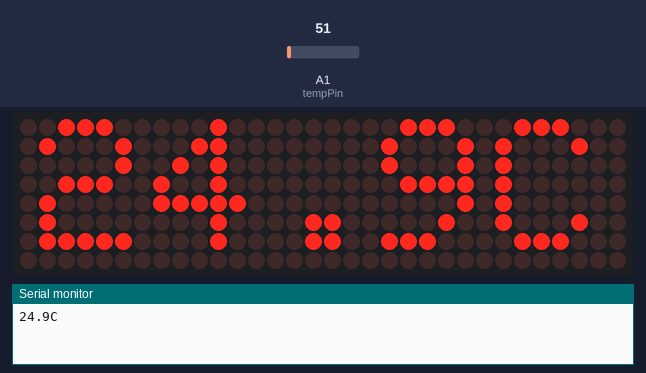
This sketch was run on a simulated Arduino Uno, built with avr-gcc and run on an emulated ATmega328P. Shown: 32×8 LED matrix, the last lines printed to the serial monitor. The test bench sets the inputs (shaded band); at power-on: A1 (tempPin) = 51.

Above: at 3.6 s.
3.7 s: A1 (tempPin) set to 61
At 6.7 s:
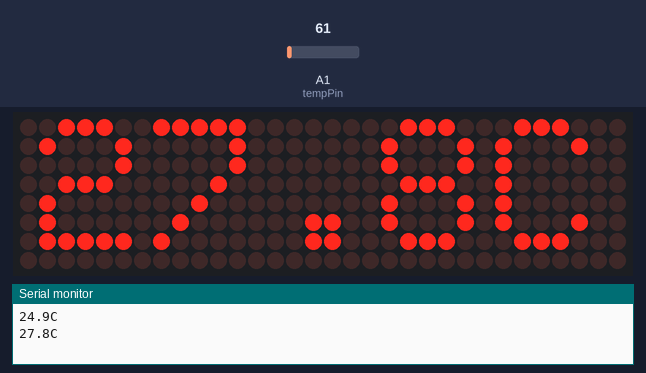
6.9 s: A1 (tempPin) set to 71
At 9.5 s:
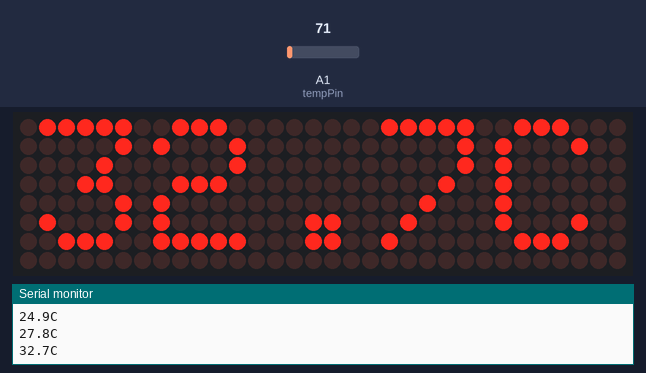
10.1 s: A1 (tempPin) set to 86
At 13.3 s:
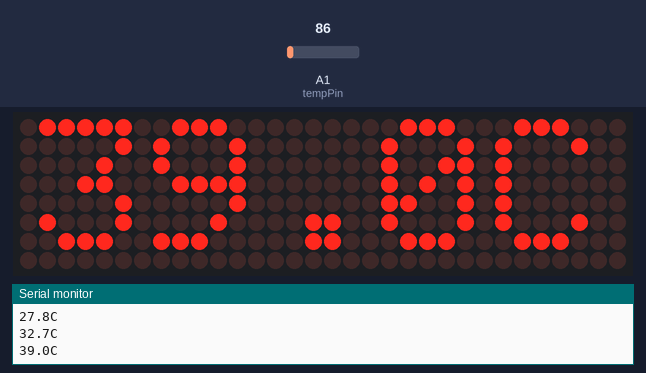
Timing chart, 0 to 14.8 s (numbered marks = the images above; inputs shaded):
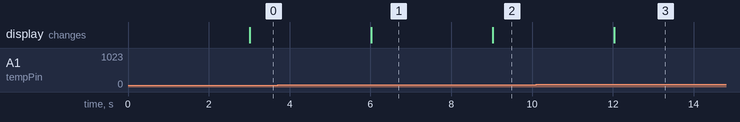

The sketch:

temp_dot.ino
```cpp
#include <SPI.h>
#include <Adafruit_GFX.h>
#include <Max72xxPanel.h>
#include <math.h>
int val;
int tempPin = 1;


int pinCS = 10; // Attach CS to this pin, DIN to MOSI and CLK to SCK
int numberOfHorizontalDisplays = 1;
int numberOfVerticalDisplays = 4;


//SCK = 13
//MISO = 12
//MOSI = 11
//SS = 10
Max72xxPanel matrix = Max72xxPanel(pinCS, numberOfHorizontalDisplays, numberOfVerticalDisplays);

int wait = 250; // In milliseconds

int spacer = 1;
int width = 5 + spacer; // The font width is 5 pixels

void setup() {
  Serial.begin(9600);
  matrix.setIntensity(5); // Use a value between 0 and 15 for brightness
 matrix.setRotation(3);    // The same hold for the last display
}
const int rate = 5;
int i = 0, seconds=3;
float rate_temp[rate];
void loop() {
 if (i==rate)
 {
   rate_temp;
   i= 0;
   float total = 0;
   for (int a =0 ; a < rate; a++)
   {
     total += rate_temp[a];
   }
   total/=rate;
//   float decimal = total-floor(total); //misal 0.95
//
//   float x = decimal*10; //9.5
//   int y = x; //9
//   float one_decimal = (float)y/10; //0.9
//   Serial.println(decimal);
//   Serial.println(x);
//   Serial.println(y);
//   Serial.println(one_decimal);
//   Serial.println(" ");
//   //total -= decimal;
//   total += one_decimal;

   matrix.fillScreen(LOW);
   String celcius = String(total);
   celcius[celcius.length()-1]='C';
   Serial.println(celcius);
   for (int i =0;i< celcius.length();i++)
    {
    int y = (matrix.height() - 8) / 2; // center the text vertically
    matrix.drawChar((6*i)+1, y, celcius[i], HIGH, LOW, 1);
    }
   matrix.write(); // Send bitmap to display
   return;
 }
  // put your main code here, to run repeatedly:

 val = analogRead(tempPin);
 float mv = ( val/1024.0)*5000;
 float cel = mv/10;
 rate_temp[i] = cel;
 delay(3*1000/rate);
 i++;
}
```

Measured:
- after the input at 3.7 s, the display: changes after 2.3 s (image 1)
- after the input at 6.9 s, the display: changes after 2.1 s (image 2)
- after the input at 10.1 s, the display: changes after 1.9 s (image 3)
